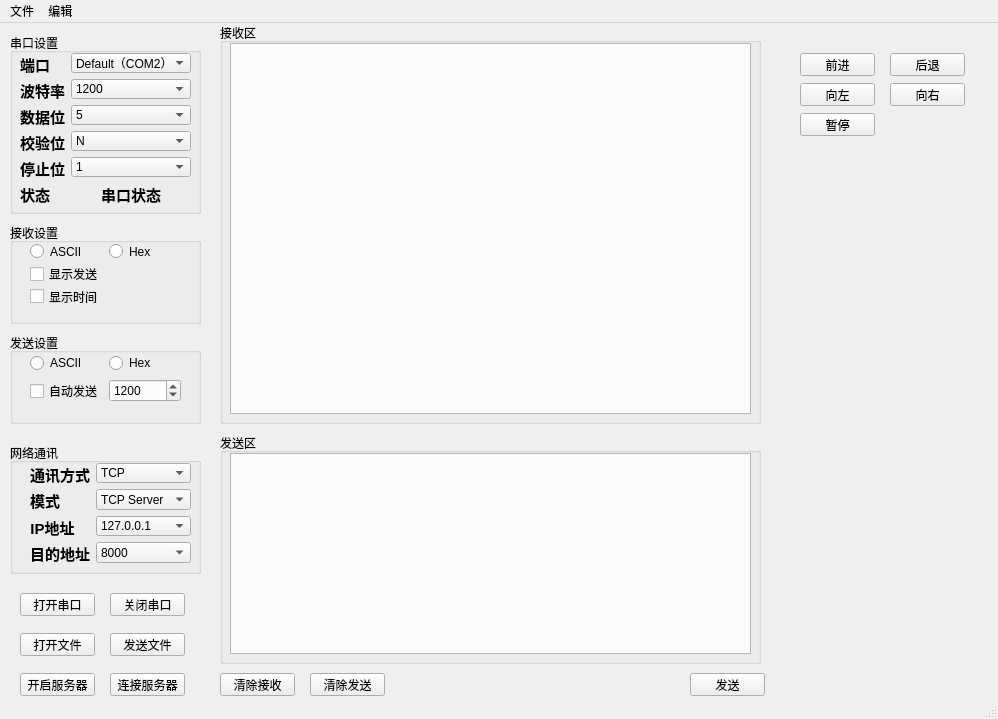
<?xml version="1.0" encoding="UTF-8"?>
<ui version="4.0">
 <class>MainWindow</class>
 <widget class="QMainWindow" name="MainWindow">
  <property name="geometry">
   <rect>
    <x>0</x>
    <y>0</y>
    <width>998</width>
    <height>719</height>
   </rect>
  </property>
  <property name="windowTitle">
   <string>MainWindow</string>
  </property>
  <widget class="QWidget" name="centralwidget">
   <widget class="QGroupBox" name="Recive_groupBox">
    <property name="geometry">
     <rect>
      <x>10</x>
      <y>200</y>
      <width>191</width>
      <height>101</height>
     </rect>
    </property>
    <property name="title">
     <string>接收设置</string>
    </property>
   </widget>
   <widget class="QWidget" name="">
    <property name="geometry">
     <rect>
      <x>30</x>
      <y>330</y>
      <width>151</width>
      <height>61</height>
     </rect>
    </property>
    <layout class="QFormLayout" name="formLayout_3">
     <item row="0" column="0">
      <widget class="QRadioButton" name="ASCII2_radioButton">
       <property name="text">
        <string>ASCII</string>
       </property>
      </widget>
     </item>
     <item row="0" column="1">
      <widget class="QRadioButton" name="Hex2_radioButton">
       <property name="text">
        <string>Hex</string>
       </property>
      </widget>
     </item>
     <item row="2" column="0">
      <widget class="QCheckBox" name="send_checkBox_2">
       <property name="text">
        <string>自动发送</string>
       </property>
      </widget>
     </item>
     <item row="2" column="1">
      <widget class="QSpinBox" name="spinBox">
       <property name="maximum">
        <number>100000</number>
       </property>
       <property name="value">
        <number>1200</number>
       </property>
      </widget>
     </item>
    </layout>
   </widget>
   <widget class="QGroupBox" name="send_groupBox">
    <property name="geometry">
     <rect>
      <x>10</x>
      <y>310</y>
      <width>191</width>
      <height>91</height>
     </rect>
    </property>
    <property name="title">
     <string>发送设置</string>
    </property>
   </widget>
   <widget class="QTextEdit" name="RectextEdit">
    <property name="geometry">
     <rect>
      <x>230</x>
      <y>20</y>
      <width>521</width>
      <height>371</height>
     </rect>
    </property>
    <property name="styleSheet">
     <string notr="true"/>
    </property>
   </widget>
   <widget class="QGroupBox" name="TCPgroupBox">
    <property name="geometry">
     <rect>
      <x>10</x>
      <y>420</y>
      <width>191</width>
      <height>131</height>
     </rect>
    </property>
    <property name="title">
     <string>网络通讯</string>
    </property>
   </widget>
   <widget class="QPushButton" name="OpenPort">
    <property name="geometry">
     <rect>
      <x>20</x>
      <y>570</y>
      <width>75</width>
      <height>23</height>
     </rect>
    </property>
    <property name="text">
     <string>打开串口</string>
    </property>
   </widget>
   <widget class="QPushButton" name="ClosePort">
    <property name="geometry">
     <rect>
      <x>110</x>
      <y>570</y>
      <width>75</width>
      <height>23</height>
     </rect>
    </property>
    <property name="text">
     <string>关闭串口</string>
    </property>
   </widget>
   <widget class="QPushButton" name="OpenFile">
    <property name="geometry">
     <rect>
      <x>20</x>
      <y>610</y>
      <width>75</width>
      <height>23</height>
     </rect>
    </property>
    <property name="text">
     <string>打开文件</string>
    </property>
   </widget>
   <widget class="QPushButton" name="SendFile">
    <property name="geometry">
     <rect>
      <x>110</x>
      <y>610</y>
      <width>75</width>
      <height>23</height>
     </rect>
    </property>
    <property name="text">
     <string>发送文件</string>
    </property>
   </widget>
   <widget class="QPushButton" name="OpenServer">
    <property name="geometry">
     <rect>
      <x>20</x>
      <y>650</y>
      <width>75</width>
      <height>23</height>
     </rect>
    </property>
    <property name="text">
     <string>开启服务器</string>
    </property>
   </widget>
   <widget class="QPushButton" name="ConnectServer">
    <property name="geometry">
     <rect>
      <x>110</x>
      <y>650</y>
      <width>75</width>
      <height>23</height>
     </rect>
    </property>
    <property name="text">
     <string>连接服务器</string>
    </property>
   </widget>
   <widget class="QTextEdit" name="SendtextEdit">
    <property name="geometry">
     <rect>
      <x>230</x>
      <y>430</y>
      <width>521</width>
      <height>201</height>
     </rect>
    </property>
   </widget>
   <widget class="QPushButton" name="ClearRecieve">
    <property name="geometry">
     <rect>
      <x>220</x>
      <y>650</y>
      <width>75</width>
      <height>23</height>
     </rect>
    </property>
    <property name="text">
     <string>清除接收</string>
    </property>
   </widget>
   <widget class="QPushButton" name="ClearSend">
    <property name="geometry">
     <rect>
      <x>310</x>
      <y>650</y>
      <width>75</width>
      <height>23</height>
     </rect>
    </property>
    <property name="text">
     <string>清除发送</string>
    </property>
   </widget>
   <widget class="QPushButton" name="Send">
    <property name="geometry">
     <rect>
      <x>690</x>
      <y>650</y>
      <width>75</width>
      <height>23</height>
     </rect>
    </property>
    <property name="text">
     <string>发送</string>
    </property>
   </widget>
   <widget class="QGroupBox" name="SendgroupBox">
    <property name="geometry">
     <rect>
      <x>220</x>
      <y>0</y>
      <width>541</width>
      <height>401</height>
     </rect>
    </property>
    <property name="title">
     <string>接收区</string>
    </property>
   </widget>
   <widget class="QGroupBox" name="SendgroupBox_2">
    <property name="geometry">
     <rect>
      <x>220</x>
      <y>410</y>
      <width>541</width>
      <height>231</height>
     </rect>
    </property>
    <property name="title">
     <string>发送区</string>
    </property>
   </widget>
   <widget class="QPushButton" name="HeadButton">
    <property name="geometry">
     <rect>
      <x>800</x>
      <y>30</y>
      <width>75</width>
      <height>23</height>
     </rect>
    </property>
    <property name="text">
     <string>前进</string>
    </property>
   </widget>
   <widget class="QPushButton" name="Reback">
    <property name="geometry">
     <rect>
      <x>890</x>
      <y>30</y>
      <width>75</width>
      <height>23</height>
     </rect>
    </property>
    <property name="text">
     <string>后退</string>
    </property>
   </widget>
   <widget class="QPushButton" name="LeftButton">
    <property name="geometry">
     <rect>
      <x>800</x>
      <y>60</y>
      <width>75</width>
      <height>23</height>
     </rect>
    </property>
    <property name="text">
     <string>向左</string>
    </property>
   </widget>
   <widget class="QPushButton" name="RightButton">
    <property name="geometry">
     <rect>
      <x>890</x>
      <y>60</y>
      <width>75</width>
      <height>23</height>
     </rect>
    </property>
    <property name="text">
     <string>向右</string>
    </property>
   </widget>
   <widget class="QGroupBox" name="PortgroupBox">
    <property name="geometry">
     <rect>
      <x>10</x>
      <y>10</y>
      <width>191</width>
      <height>181</height>
     </rect>
    </property>
    <property name="title">
     <string>串口设置</string>
    </property>
   </widget>
   <widget class="QPushButton" name="StopButton">
    <property name="geometry">
     <rect>
      <x>800</x>
      <y>90</y>
      <width>75</width>
      <height>23</height>
     </rect>
    </property>
    <property name="text">
     <string>暂停</string>
    </property>
   </widget>
   <widget class="QWidget" name="">
    <property name="geometry">
     <rect>
      <x>30</x>
      <y>440</y>
      <width>161</width>
      <height>100</height>
     </rect>
    </property>
    <layout class="QFormLayout" name="formLayout_4">
     <item row="0" column="0">
      <widget class="QLabel" name="TCPLab">
       <property name="text">
        <string>&lt;html&gt;&lt;head/&gt;&lt;body&gt;&lt;p align=&quot;center&quot;&gt;&lt;span style=&quot; font-size:11pt; font-weight:600;&quot;&gt;通讯方式&lt;/span&gt;&lt;/p&gt;&lt;/body&gt;&lt;/html&gt;</string>
       </property>
      </widget>
     </item>
     <item row="0" column="1">
      <widget class="QComboBox" name="TCP_comboBox">
       <item>
        <property name="text">
         <string>TCP</string>
        </property>
       </item>
       <item>
        <property name="text">
         <string>UDP</string>
        </property>
       </item>
      </widget>
     </item>
     <item row="1" column="0">
      <widget class="QLabel" name="ModelLab">
       <property name="text">
        <string>&lt;html&gt;&lt;head/&gt;&lt;body&gt;&lt;p align=&quot;center&quot;&gt;&lt;span style=&quot; font-size:11pt; font-weight:600;&quot;&gt;模式&lt;/span&gt;&lt;/p&gt;&lt;/body&gt;&lt;/html&gt;</string>
       </property>
      </widget>
     </item>
     <item row="1" column="1">
      <widget class="QComboBox" name="Model_comboBox">
       <item>
        <property name="text">
         <string>TCP Server</string>
        </property>
       </item>
       <item>
        <property name="text">
         <string>TCP Client</string>
        </property>
       </item>
       <item>
        <property name="text">
         <string>UDP Server</string>
        </property>
       </item>
       <item>
        <property name="text">
         <string>UDP Client</string>
        </property>
       </item>
       <item>
        <property name="text">
         <string/>
        </property>
       </item>
      </widget>
     </item>
     <item row="2" column="0">
      <widget class="QLabel" name="IPLab_2">
       <property name="text">
        <string>&lt;html&gt;&lt;head/&gt;&lt;body&gt;&lt;p align=&quot;center&quot;&gt;&lt;span style=&quot; font-size:11pt; font-weight:600;&quot;&gt;IP地址&lt;/span&gt;&lt;/p&gt;&lt;/body&gt;&lt;/html&gt;</string>
       </property>
      </widget>
     </item>
     <item row="2" column="1">
      <widget class="QComboBox" name="IP_comboBox">
       <item>
        <property name="text">
         <string>127.0.0.1</string>
        </property>
       </item>
      </widget>
     </item>
     <item row="3" column="0">
      <widget class="QLabel" name="IPLab">
       <property name="text">
        <string>&lt;html&gt;&lt;head/&gt;&lt;body&gt;&lt;p align=&quot;center&quot;&gt;&lt;span style=&quot; font-size:11pt; font-weight:600;&quot;&gt;目的地址&lt;/span&gt;&lt;/p&gt;&lt;/body&gt;&lt;/html&gt;</string>
       </property>
      </widget>
     </item>
     <item row="3" column="1">
      <widget class="QComboBox" name="Port_comboBox">
       <item>
        <property name="text">
         <string>8000</string>
        </property>
       </item>
      </widget>
     </item>
    </layout>
   </widget>
   <widget class="QWidget" name="">
    <property name="geometry">
     <rect>
      <x>30</x>
      <y>220</y>
      <width>151</width>
      <height>62</height>
     </rect>
    </property>
    <layout class="QFormLayout" name="formLayout_2">
     <item row="0" column="0">
      <widget class="QRadioButton" name="ASCII_raBut">
       <property name="text">
        <string>ASCII</string>
       </property>
      </widget>
     </item>
     <item row="0" column="1">
      <widget class="QRadioButton" name="Hex_radioButton">
       <property name="text">
        <string>Hex</string>
       </property>
      </widget>
     </item>
     <item row="1" column="0">
      <widget class="QCheckBox" name="send_checkBox">
       <property name="text">
        <string>显示发送</string>
       </property>
      </widget>
     </item>
     <item row="2" column="0">
      <widget class="QCheckBox" name="time_checkBox">
       <property name="text">
        <string>显示时间</string>
       </property>
      </widget>
     </item>
    </layout>
   </widget>
   <widget class="QWidget" name="">
    <property name="geometry">
     <rect>
      <x>20</x>
      <y>30</y>
      <width>171</width>
      <height>151</height>
     </rect>
    </property>
    <layout class="QFormLayout" name="formLayout">
     <item row="0" column="0">
      <widget class="QLabel" name="PorLab">
       <property name="text">
        <string>&lt;html&gt;&lt;head/&gt;&lt;body&gt;&lt;p align=&quot;center&quot;&gt;&lt;span style=&quot; font-size:11pt; font-weight:600;&quot;&gt;端口&lt;/span&gt;&lt;/p&gt;&lt;/body&gt;&lt;/html&gt;</string>
       </property>
      </widget>
     </item>
     <item row="0" column="1">
      <widget class="QComboBox" name="port_comboBox">
       <item>
        <property name="text">
         <string>Default（COM2）</string>
        </property>
       </item>
       <item>
        <property name="text">
         <string>TCP/UDP</string>
        </property>
       </item>
      </widget>
     </item>
     <item row="1" column="0">
      <widget class="QLabel" name="BaudLab">
       <property name="text">
        <string>&lt;html&gt;&lt;head/&gt;&lt;body&gt;&lt;p align=&quot;center&quot;&gt;&lt;span style=&quot; font-size:11pt; font-weight:600;&quot;&gt;波特率&lt;/span&gt;&lt;/p&gt;&lt;/body&gt;&lt;/html&gt;</string>
       </property>
      </widget>
     </item>
     <item row="1" column="1">
      <widget class="QComboBox" name="Baud_comboBox">
       <item>
        <property name="text">
         <string>1200</string>
        </property>
       </item>
       <item>
        <property name="text">
         <string>2400</string>
        </property>
       </item>
       <item>
        <property name="text">
         <string>4800</string>
        </property>
       </item>
       <item>
        <property name="text">
         <string>9600</string>
        </property>
       </item>
       <item>
        <property name="text">
         <string>14400</string>
        </property>
       </item>
       <item>
        <property name="text">
         <string>19200</string>
        </property>
       </item>
       <item>
        <property name="text">
         <string>38400</string>
        </property>
       </item>
       <item>
        <property name="text">
         <string>56000</string>
        </property>
       </item>
       <item>
        <property name="text">
         <string>57600</string>
        </property>
       </item>
       <item>
        <property name="text">
         <string>115200</string>
        </property>
       </item>
       <item>
        <property name="text">
         <string>128000</string>
        </property>
       </item>
      </widget>
     </item>
     <item row="2" column="0">
      <widget class="QLabel" name="DataLab">
       <property name="text">
        <string>&lt;html&gt;&lt;head/&gt;&lt;body&gt;&lt;p align=&quot;center&quot;&gt;&lt;span style=&quot; font-size:11pt; font-weight:600;&quot;&gt;数据位&lt;/span&gt;&lt;/p&gt;&lt;/body&gt;&lt;/html&gt;</string>
       </property>
      </widget>
     </item>
     <item row="2" column="1">
      <widget class="QComboBox" name="Data_comboBox">
       <item>
        <property name="text">
         <string>5</string>
        </property>
       </item>
       <item>
        <property name="text">
         <string>6</string>
        </property>
       </item>
       <item>
        <property name="text">
         <string>7</string>
        </property>
       </item>
       <item>
        <property name="text">
         <string>8</string>
        </property>
       </item>
      </widget>
     </item>
     <item row="3" column="0">
      <widget class="QLabel" name="CheckLab">
       <property name="text">
        <string>&lt;html&gt;&lt;head/&gt;&lt;body&gt;&lt;p align=&quot;center&quot;&gt;&lt;span style=&quot; font-size:11pt; font-weight:600;&quot;&gt;校验位&lt;/span&gt;&lt;/p&gt;&lt;/body&gt;&lt;/html&gt;</string>
       </property>
      </widget>
     </item>
     <item row="3" column="1">
      <widget class="QComboBox" name="Check_comboBox">
       <item>
        <property name="text">
         <string>N</string>
        </property>
       </item>
       <item>
        <property name="text">
         <string>E</string>
        </property>
       </item>
       <item>
        <property name="text">
         <string>O</string>
        </property>
       </item>
       <item>
        <property name="text">
         <string>M</string>
        </property>
       </item>
       <item>
        <property name="text">
         <string>S</string>
        </property>
       </item>
      </widget>
     </item>
     <item row="4" column="0">
      <widget class="QLabel" name="StopLab">
       <property name="text">
        <string>&lt;html&gt;&lt;head/&gt;&lt;body&gt;&lt;p align=&quot;center&quot;&gt;&lt;span style=&quot; font-size:11pt; font-weight:600;&quot;&gt;停止位&lt;/span&gt;&lt;/p&gt;&lt;/body&gt;&lt;/html&gt;</string>
       </property>
      </widget>
     </item>
     <item row="4" column="1">
      <widget class="QComboBox" name="Stop_comboBox">
       <item>
        <property name="text">
         <string>1</string>
        </property>
       </item>
       <item>
        <property name="text">
         <string>1.5</string>
        </property>
       </item>
       <item>
        <property name="text">
         <string>2</string>
        </property>
       </item>
      </widget>
     </item>
     <item row="5" column="0">
      <widget class="QLabel" name="StatuLab">
       <property name="text">
        <string>&lt;html&gt;&lt;head/&gt;&lt;body&gt;&lt;p align=&quot;center&quot;&gt;&lt;span style=&quot; font-size:11pt; font-weight:600;&quot;&gt;状态&lt;/span&gt;&lt;/p&gt;&lt;/body&gt;&lt;/html&gt;</string>
       </property>
      </widget>
     </item>
     <item row="5" column="1">
      <widget class="QLabel" name="CheckStaLab">
       <property name="text">
        <string>&lt;html&gt;&lt;head/&gt;&lt;body&gt;&lt;p align=&quot;center&quot;&gt;&lt;span style=&quot; font-size:11pt; font-weight:600;&quot;&gt;串口状态&lt;/span&gt;&lt;/p&gt;&lt;/body&gt;&lt;/html&gt;</string>
       </property>
      </widget>
     </item>
    </layout>
   </widget>
  </widget>
  <widget class="QMenuBar" name="menubar">
   <property name="geometry">
    <rect>
     <x>0</x>
     <y>0</y>
     <width>998</width>
     <height>23</height>
    </rect>
   </property>
   <widget class="QMenu" name="menu">
    <property name="title">
     <string>文件</string>
    </property>
   </widget>
   <widget class="QMenu" name="menu_2">
    <property name="title">
     <string>编辑 </string>
    </property>
   </widget>
   <addaction name="menu"/>
   <addaction name="menu_2"/>
  </widget>
  <widget class="QStatusBar" name="statusbar"/>
 </widget>
 <resources/>
 <connections>
  <connection>
   <sender>ClearRecieve</sender>
   <signal>clicked()</signal>
   <receiver>RectextEdit</receiver>
   <slot>clear()</slot>
   <hints>
    <hint type="sourcelabel">
     <x>248</x>
     <y>684</y>
    </hint>
    <hint type="destinationlabel">
     <x>282</x>
     <y>379</y>
    </hint>
   </hints>
  </connection>
  <connection>
   <sender>ClearSend</sender>
   <signal>clicked()</signal>
   <receiver>SendtextEdit</receiver>
   <slot>clear()</slot>
   <hints>
    <hint type="sourcelabel">
     <x>342</x>
     <y>681</y>
    </hint>
    <hint type="destinationlabel">
     <x>340</x>
     <y>613</y>
    </hint>
   </hints>
  </connection>
 </connections>
</ui>
